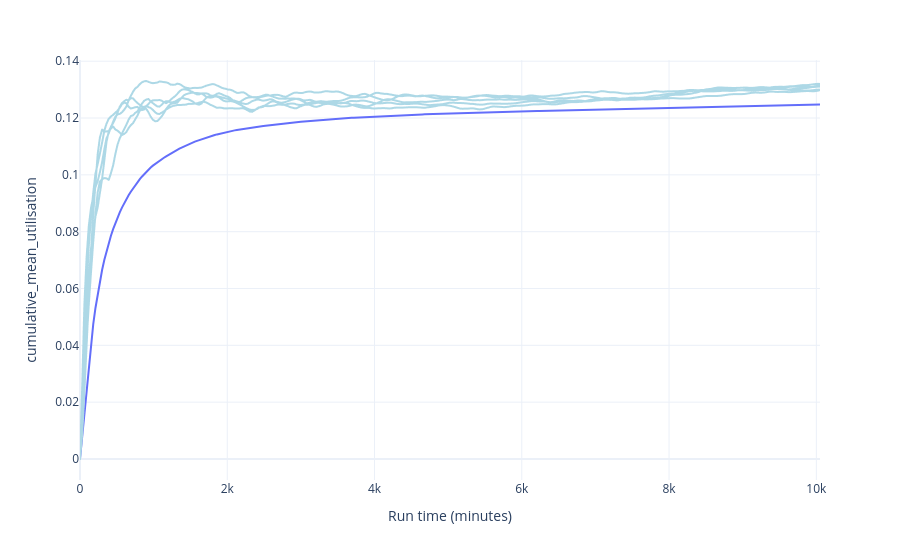

The cell this chart's notebook holds for it:
### Markdown cell above
### Example: Mean utilisation

### Code cell
plot_warm_up(audit=audit, metric="utilisation")

### Figure 1 — Plotly figure (JSON) as saved in the notebook; plotly's stock layout.template omitted (floating-point values rounded to 4 significant figures; data arrays with more than 128 entries replaced by an {"elided": "..."} marker saying what was removed)
{"data": [{"hovertemplate": "run=0<br>time=%{x}<br>value=%{y}<extra></extra>", "legendgroup": "", "line": {"color": "lightblue", "dash": "solid"}, "marker": {"symbol": "circle"}, "mode": "lines", "name": "", "showlegend": false, "type": "scattergl", "x": {"elided": "336 int values"}, "xaxis": "x", "y": {"elided": "336 float values"}, "yaxis": "y"}, {"hovertemplate": "run=1<br>time=%{x}<br>value=%{y}<extra></extra>", "legendgroup": "", "line": {"color": "lightblue", "dash": "solid"}, "marker": {"symbol": "circle"}, "mode": "lines", "name": "", "showlegend": false, "type": "scattergl", "x": {"elided": "336 int values"}, "xaxis": "x", "y": {"elided": "336 float values"}, "yaxis": "y"}, {"hovertemplate": "run=2<br>time=%{x}<br>value=%{y}<extra></extra>", "legendgroup": "", "line": {"color": "lightblue", "dash": "solid"}, "marker": {"symbol": "circle"}, "mode": "lines", "name": "", "showlegend": false, "type": "scattergl", "x": {"elided": "336 int values"}, "xaxis": "x", "y": {"elided": "336 float values"}, "yaxis": "y"}, {"hovertemplate": "run=3<br>time=%{x}<br>value=%{y}<extra></extra>", "legendgroup": "", "line": {"color": "lightblue", "dash": "solid"}, "marker": {"symbol": "circle"}, "mode": "lines", "name": "", "showlegend": false, "type": "scattergl", "x": {"elided": "336 int values"}, "xaxis": "x", "y": {"elided": "336 float values"}, "yaxis": "y"}, {"hovertemplate": "run=4<br>time=%{x}<br>value=%{y}<extra></extra>", "legendgroup": "", "line": {"color": "lightblue", "dash": "solid"}, "marker": {"symbol": "circle"}, "mode": "lines", "name": "", "showlegend": false, "type": "scattergl", "x": {"elided": "336 int values"}, "xaxis": "x", "y": {"elided": "336 float values"}, "yaxis": "y"}, {"hovertemplate": "time=%{x}<br>overall_cumulative=%{y}<extra></extra>", "legendgroup": "", "line": {"color": "#636efa", "dash": "solid"}, "marker": {"symbol": "circle"}, "mode": "lines", "name": "", "orientation": "v", "showlegend": false, "type": "scatter", "x": {"elided": "336 int values"}, "xaxis": "x", "y": {"elided": "336 float values"}, "yaxis": "y"}], "layout": {"legend": {"tracegroupgap": 0}, "margin": {"t": 60}, "xaxis": {"anchor": "y", "domain": [0, 1], "title": {"text": "Run time (minutes)"}}, "yaxis": {"anchor": "x", "domain": [0, 1], "title": {"text": "cumulative_mean_utilisation"}}}}
